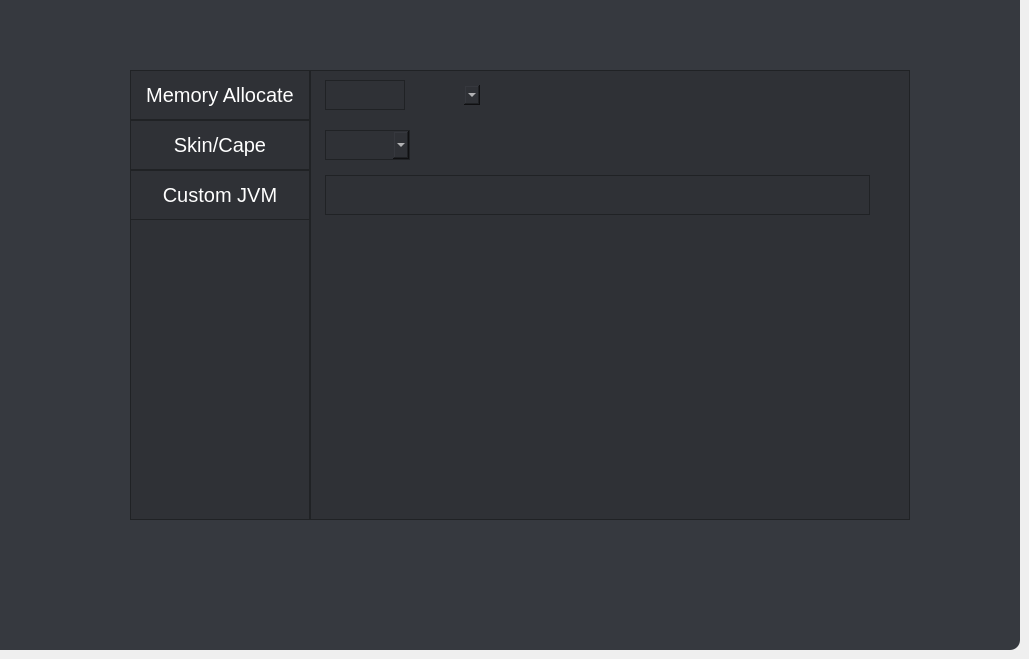
    <widget class="QWidget" name="lowid">
     <widget class="QFrame" name="frame">
      <property name="geometry">
       <rect>
        <x>0</x>
        <y>0</y>
        <width>1020</width>
        <height>650</height>
       </rect>
      </property>
      <property name="styleSheet">
       <string notr="true">background-color:rgb(54, 57, 63);
border-bottom-right-radius:10px;
outline:none;</string>
      </property>
      <property name="frameShape">
       <enum>QFrame::StyledPanel</enum>
      </property>
      <property name="frameShadow">
       <enum>QFrame::Raised</enum>
      </property>
      <widget class="QFrame" name="frame_2">
       <property name="geometry">
        <rect>
         <x>130</x>
         <y>70</y>
         <width>180</width>
         <height>450</height>
        </rect>
       </property>
       <property name="styleSheet">
        <string notr="true">background-color:rgb(47, 49, 54);
border-radius:0px;
border:1px solid rgb(32, 34, 37);</string>
       </property>
       <property name="frameShape">
        <enum>QFrame::StyledPanel</enum>
       </property>
       <property name="frameShadow">
        <enum>QFrame::Raised</enum>
       </property>
       <widget class="QLabel" name="label">
        <property name="geometry">
         <rect>
          <x>0</x>
          <y>0</y>
          <width>180</width>
          <height>50</height>
         </rect>
        </property>
        <property name="styleSheet">
         <string notr="true">font:20px;
color:white;</string>
        </property>
        <property name="text">
         <string>Memory Allocate</string>
        </property>
        <property name="alignment">
         <set>Qt::AlignCenter</set>
        </property>
       </widget>
       <widget class="QLabel" name="label_2">
        <property name="geometry">
         <rect>
          <x>0</x>
          <y>50</y>
          <width>180</width>
          <height>50</height>
         </rect>
        </property>
        <property name="styleSheet">
         <string notr="true">font:20px;
color:white;</string>
        </property>
        <property name="text">
         <string>Skin/Cape</string>
        </property>
        <property name="alignment">
         <set>Qt::AlignCenter</set>
        </property>
       </widget>
       <widget class="QLabel" name="label_7">
        <property name="geometry">
         <rect>
          <x>0</x>
          <y>100</y>
          <width>180</width>
          <height>50</height>
         </rect>
        </property>
        <property name="styleSheet">
         <string notr="true">font:20px;
color:white;</string>
        </property>
        <property name="text">
         <string>Custom JVM</string>
        </property>
        <property name="alignment">
         <set>Qt::AlignCenter</set>
        </property>
       </widget>
      </widget>
      <widget class="QFrame" name="frame_3">
       <property name="geometry">
        <rect>
         <x>310</x>
         <y>70</y>
         <width>600</width>
         <height>450</height>
        </rect>
       </property>
       <property name="styleSheet">
        <string notr="true">background-color:rgb(47, 49, 54);
border-radius:0px;
border:1px solid rgb(32, 34, 37);</string>
       </property>
       <property name="frameShape">
        <enum>QFrame::StyledPanel</enum>
       </property>
       <property name="frameShadow">
        <enum>QFrame::Raised</enum>
       </property>
       <widget class="QLineEdit" name="mem">
        <property name="geometry">
         <rect>
          <x>15</x>
          <y>10</y>
          <width>80</width>
          <height>30</height>
         </rect>
        </property>
        <property name="styleSheet">
         <string notr="true">color:white;
font:18px;</string>
        </property>
        <property name="text">
         <string/>
        </property>
        <property name="alignment">
         <set>Qt::AlignCenter</set>
        </property>
       </widget>
       <widget class="QComboBox" name="memtype">
        <property name="geometry">
         <rect>
          <x>100</x>
          <y>15</y>
          <width>70</width>
          <height>20</height>
         </rect>
        </property>
        <property name="cursor">
         <cursorShape>PointingHandCursor</cursorShape>
        </property>
        <property name="styleSheet">
         <string notr="true">border:none;
color:white;
font:18px;</string>
        </property>
        <property name="currentText">
         <string/>
        </property>
        <property name="currentIndex">
         <number>-1</number>
        </property>
        <item>
         <property name="text">
          <string>GB</string>
         </property>
        </item>
        <item>
         <property name="text">
          <string>MB</string>
         </property>
        </item>
       </widget>
       <widget class="QComboBox" name="sc">
        <property name="geometry">
         <rect>
          <x>15</x>
          <y>60</y>
          <width>85</width>
          <height>30</height>
         </rect>
        </property>
        <property name="cursor">
         <cursorShape>PointingHandCursor</cursorShape>
        </property>
        <property name="styleSheet">
         <string notr="true">color:white;
font:18px;</string>
        </property>
        <property name="currentIndex">
         <number>-1</number>
        </property>
        <item>
         <property name="text">
          <string>Enable</string>
         </property>
        </item>
        <item>
         <property name="text">
          <string>Disable</string>
         </property>
        </item>
       </widget>
       <widget class="QLineEdit" name="JVM">
        <property name="geometry">
         <rect>
          <x>15</x>
          <y>105</y>
          <width>545</width>
          <height>40</height>
         </rect>
        </property>
        <property name="styleSheet">
         <string notr="true">border-radius:5px;
background-color:rgb(32, 34, 37);
border:1px solid black;
color:white;
font:12pt;
QLineEdit[text=\\]{
	color: gray;
};</string>
        </property>
        <property name="text">
         <string/>
        </property>
        <property name="maxLength">
         <number>64000</number>
        </property>
        <property name="alignment">
         <set>Qt::AlignCenter</set>
        </property>
        <property name="placeholderText">
         <string/>
        </property>
        <property name="clearButtonEnabled">
         <bool>false</bool>
        </property>
       </widget>
      </widget>
     </widget>
    </widget>
